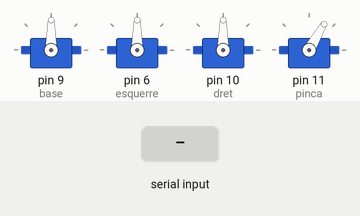
This sketch was run on a simulated Arduino Uno, built with avr-gcc and run on an emulated ATmega328P. Shown: 4 × servo. Inputs (shaded band) come from the test bench. What the sketch prints to the serial monitor is not drawn.

Above: at 1.2 s.
1.3 s: "P\n" received over Serial
At 2.2 s:
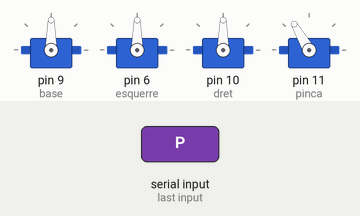
2.8 s: "B+\n" received over Serial
At 3.4 s:
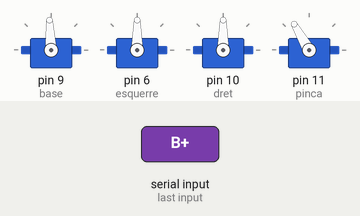
Timing chart, 0 to 5.8 s (numbered marks = the images above; inputs shaded):
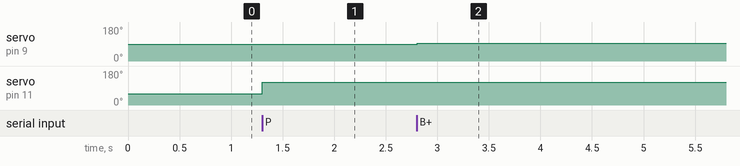

Measured:
- after the input at 1.3 s, servo on pin 11 (pinca): 60° → 120° at once
- after the input at 2.8 s, servo on pin 9 (base): 90° → 93° at once

The sketch:

04_brac_ordres.ino
```cpp
/*
  SA5 - 04_brac_ordres.ino  (el brac obeeix ORDRES DE TEXT)
  L'Arduino del brac llegeix ordres per Serial, una per linia, i mou els
  servos: B+ B- (base), D+ D- (dret), E+ E- (esquerre), P (obre/tanca pinca).
  Les ordres poden venir del Monitor serie (9600, "Nova linia") o de la
  micro:bit PONT, que les passa pel pin D0 (SA5-S3).
  Circuit: servos base=9, esquerre=6, dret=10, pinca=11 (PILES + GND comu);
           micro:bit pont: P1 -> D0, GND -> GND.
  ATENCIO: desconnecta el cable del D0 per PUJAR el programa.
  Quan: S2 - taller (prova amb el Monitor serie) i S3 - amb el pont
*/

#include <Servo.h>

const int PAS = 3;           // graus per ordre rebuda

const int BASE_MIN = 0,      BASE_MAX = 180;
const int ESQUERRE_MIN = 40, ESQUERRE_MAX = 150;
const int DRET_MIN = 40,     DRET_MAX = 150;
const int PINCA_TANCADA = 60, PINCA_OBERTA = 120;

Servo base, esquerre, dret, pinca;

int aBase = 90, aEsquerre = 90, aDret = 90, aPinca = PINCA_TANCADA;

void escriu() {
  base.write(aBase);
  esquerre.write(aEsquerre);
  dret.write(aDret);
  pinca.write(aPinca);
}

void setup() {
  Serial.begin(9600);
  Serial.setTimeout(50);     // no esperis mes de 50 ms una linia a mitges
  escriu();                  // write() abans d'attach(): sense salts
  base.attach(9);
  esquerre.attach(6);
  dret.attach(10);
  pinca.attach(11);
  Serial.println("Llest: escriu B+ B- D+ D- E+ E- o P");
}

void loop() {
  if (Serial.available() > 0) {
    String ordre = Serial.readStringUntil('\n');
    ordre.trim();            // treu espais i el '\r' del final

    if (ordre == "B+") {
      aBase = min(aBase + PAS, BASE_MAX);
    } else if (ordre == "B-") {
      aBase = max(aBase - PAS, BASE_MIN);
    } else if (ordre == "D+") {
      aDret = min(aDret + PAS, DRET_MAX);
    } else if (ordre == "D-") {
      aDret = max(aDret - PAS, DRET_MIN);
    } else if (ordre == "E+") {
      aEsquerre = min(aEsquerre + PAS, ESQUERRE_MAX);
    } else if (ordre == "E-") {
      aEsquerre = max(aEsquerre - PAS, ESQUERRE_MIN);
    } else if (ordre == "P") {
      if (aPinca == PINCA_TANCADA) {
        aPinca = PINCA_OBERTA;
      } else {
        aPinca = PINCA_TANCADA;
      }
    }
    escriu();
  }
}
```
